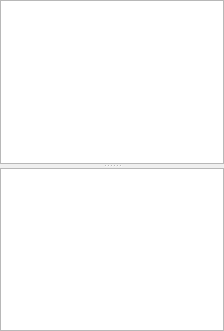
<?xml version="1.0" encoding="UTF-8"?>
<ui version="4.0">
 <class>ResPanel</class>
 <widget class="QDockWidget" name="ResPanel">
  <property name="geometry">
   <rect>
    <x>0</x>
    <y>0</y>
    <width>224</width>
    <height>331</height>
   </rect>
  </property>
  <property name="windowTitle">
   <string>Resource</string>
  </property>
  <widget class="QWidget" name="dockWidgetContents">
   <layout class="QVBoxLayout" name="verticalLayout">
    <property name="leftMargin">
     <number>0</number>
    </property>
    <property name="topMargin">
     <number>0</number>
    </property>
    <property name="rightMargin">
     <number>0</number>
    </property>
    <property name="bottomMargin">
     <number>0</number>
    </property>
    <item>
     <widget class="QSplitter" name="splitter">
      <property name="orientation">
       <enum>Qt::Vertical</enum>
      </property>
      <widget class="QTreeView" name="m_resDirView">
       <property name="headerHidden">
        <bool>true</bool>
       </property>
      </widget>
      <widget class="QListView" name="m_listView">
       <property name="contextMenuPolicy">
        <enum>Qt::CustomContextMenu</enum>
       </property>
       <property name="horizontalScrollBarPolicy">
        <enum>Qt::ScrollBarAlwaysOff</enum>
       </property>
       <property name="editTriggers">
        <set>QAbstractItemView::EditKeyPressed</set>
       </property>
      </widget>
     </widget>
    </item>
   </layout>
  </widget>
  <action name="m_actionNewFolder">
   <property name="icon">
    <iconset resource="../../../Resource/App.qrc">
     <normaloff>:/icon/res/folder.png</normaloff>:/icon/res/folder.png</iconset>
   </property>
   <property name="text">
    <string>Folder</string>
   </property>
  </action>
  <action name="m_actionShowInExplorer">
   <property name="icon">
    <iconset resource="../../../Resource/App.qrc">
     <normaloff>:/icon/res/folder.png</normaloff>:/icon/res/folder.png</iconset>
   </property>
   <property name="text">
    <string>Show In Explorer</string>
   </property>
  </action>
  <action name="m_actionDeleteRes">
   <property name="icon">
    <iconset resource="../../../Resource/App.qrc">
     <normaloff>:/icon/Icon/file/delete.png</normaloff>:/icon/Icon/file/delete.png</iconset>
   </property>
   <property name="text">
    <string>Delete</string>
   </property>
  </action>
  <action name="m_actionRenameRes">
   <property name="text">
    <string>Rename</string>
   </property>
  </action>
  <action name="m_actionDuplicateRes">
   <property name="text">
    <string>Duplicate</string>
   </property>
  </action>
 </widget>
 <resources>
  <include location="../../../Resource/App.qrc"/>
 </resources>
 <connections/>
</ui>
